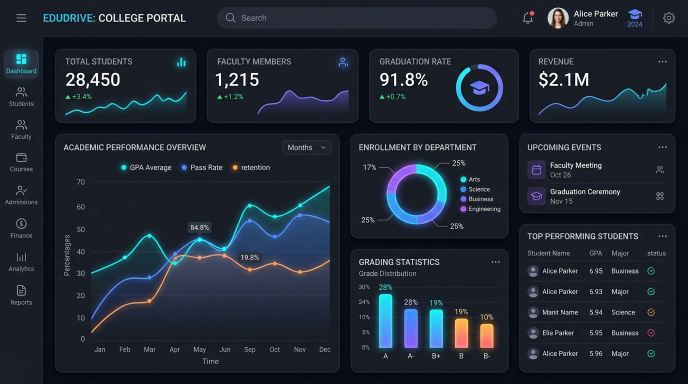
#> input picture public/academia-pro.jpg, 1376 x 768 px, found by its file name (shown at 1/2 size); its folder holds only this picture in this run
$ python convert_images.py
#> lines starting #> are read from the running program, lines starting #| are printed output that depends on the picture
import os
from PIL import Image

public_dir = r"E:\Prince\New folder\portfolio\public"

for filename in os.listdir(public_dir):
    if filename.lower().endswith(".jpg"):
        jpg_path = os.path.join(public_dir, filename)
        webp_filename = filename.rsplit(".", 1)[0] + ".webp"
        webp_path = os.path.join(public_dir, webp_filename)

        try:
            with Image.open(jpg_path) as img:
                # Resize if it's too large, but these seem to be screenshots, max width 1200
#> img is the input picture: PIL image 1376x768 RGB; mean R, G, B 30.8, 38, 50.2
                if img.width > 1200:
                    ratio = 1200 / float(img.width)
#> ratio = 0.872
                    new_height = int(float(img.height) * float(ratio))
#> new_height = 669
                    img = img.resize((1200, new_height), Image.Resampling.LANCZOS)
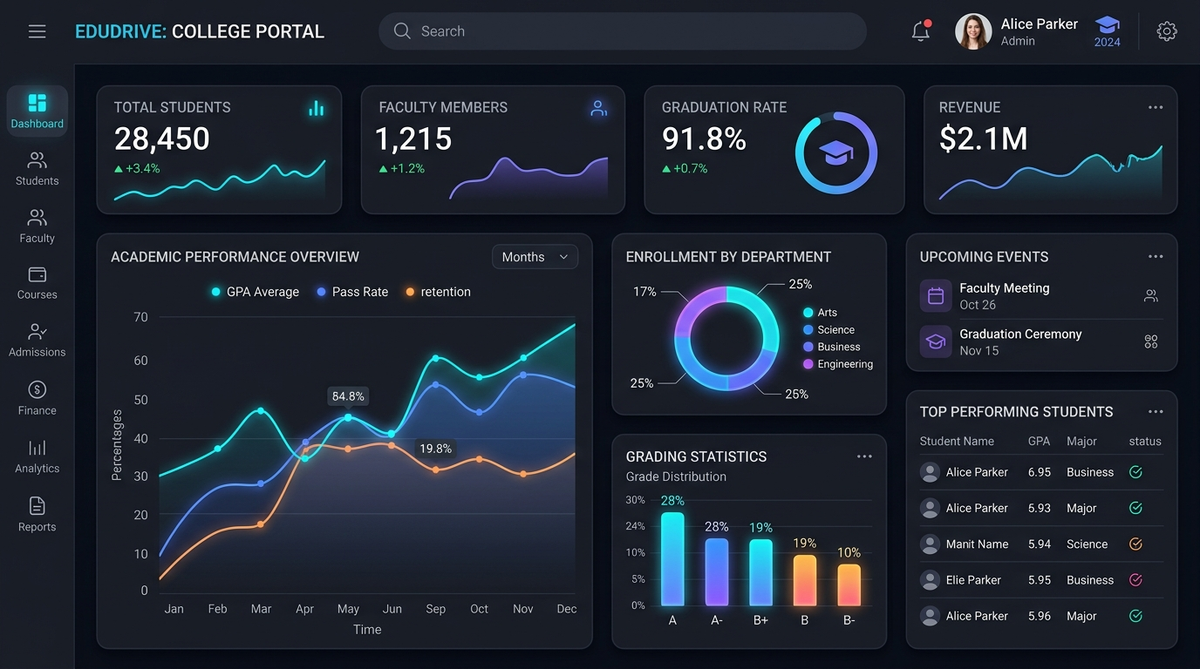
#> img: PIL image 1200x669 RGB; mean R, G, B 30.8, 38, 50.2

                # Save as WebP
                img.save(webp_path, "WEBP", quality=80, optimize=True)

            print(f"Converted {filename} to {webp_filename}")

            # Remove the original jpg to free up space and enforce the change
            os.remove(jpg_path)
            print(f"Deleted original {filename}")
        except Exception as e:
            print(f"Failed to convert {filename}: {e}")

$ run again, on public/nexus.jpg
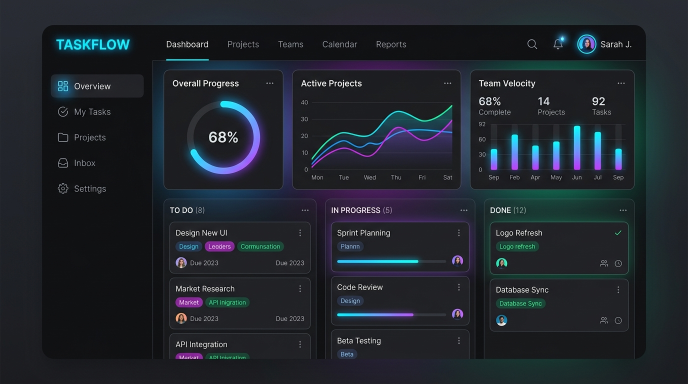
#> input picture public/nexus.jpg, 1376 x 768 px, found by its file name (shown at 1/2 size)
#> img is the input picture: PIL image 1376x768 RGB; mean R, G, B 32.4, 37.8, 45
#> `img = img.resize((1200, new_height), Image.Resampling.LANCZOS)`:
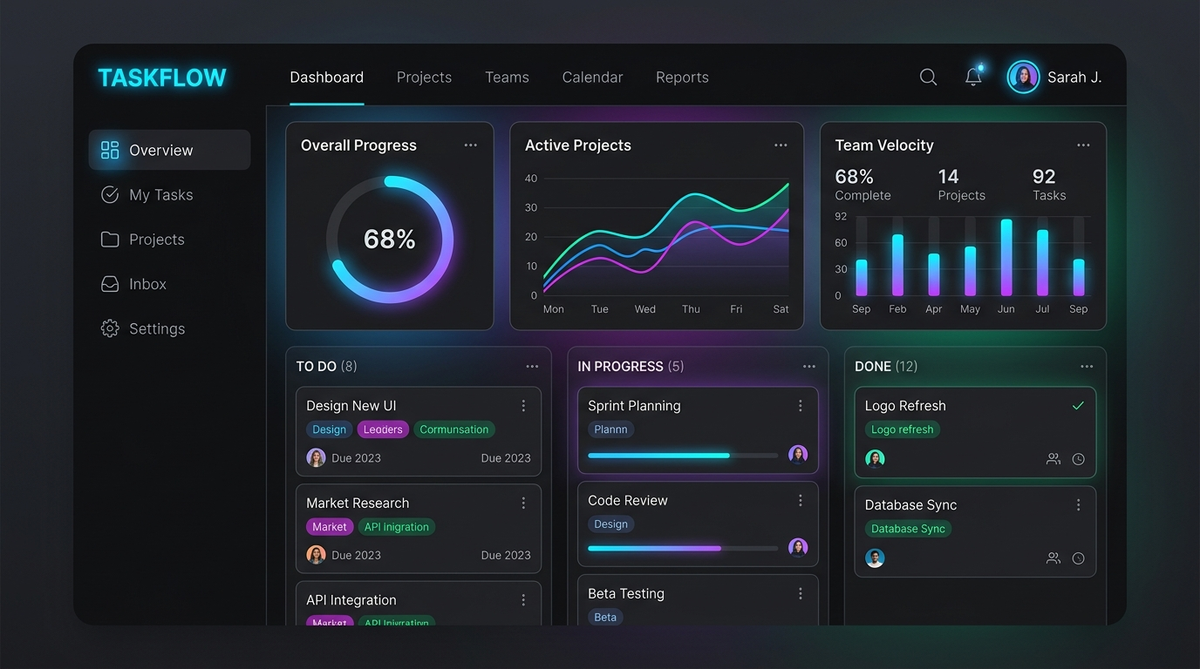
#> img: PIL image 1200x669 RGB; mean R, G, B 32.4, 37.8, 45
